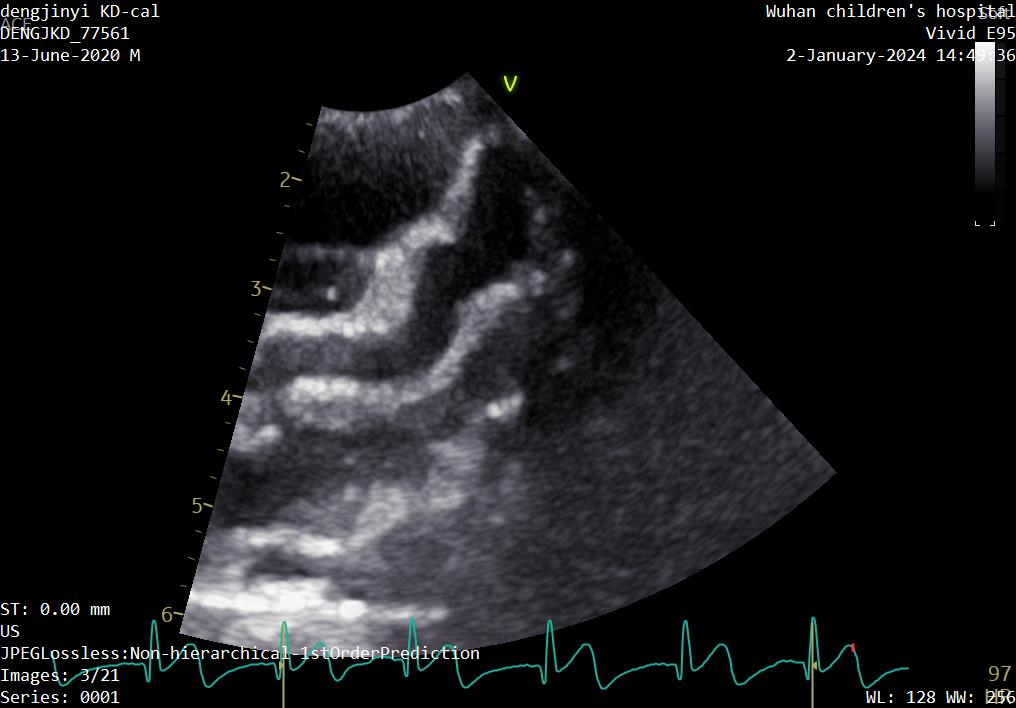
#> input picture KD/New/KD-3-dengjinyi/KD-3-dengjinyi/Series-001/jpg-img-00001-00003.jpg, 1016 x 708 px
$ python Analysis_SplitTest.py
#> lines starting #> are read from the running program, lines starting #| are printed output that depends on the picture; after the words box and inside, x2 and y2 are one past the last pixel; in counts of white or black regions, pixels touching at a corner belong together
import cv2
import numpy as np
import matplotlib.pyplot as plt


class ImageContourExtractor:
    def __init__(self, image_path, grid_size=(4, 4)):
        """
        Initialize the ImageContourExtractor with an image and grid size.

        Parameters:
            image_path (str): Path to the input image.
            grid_size (tuple): Tuple (W, H) specifying the number of horizontal and vertical divisions.
        """
#> called with grid_size = (4, 4)
        self.image = cv2.imread(image_path, cv2.IMREAD_GRAYSCALE)
        self.grid_size = grid_size
        self.h, self.w = self.image.shape
        self.W, self.H = grid_size
        self.h_step, self.w_step = self.h // self.H, self.w // self.W
        self.sub_images = []
        self.processed_regions = []

    def divide_image(self):
        """Divide the image into a grid of sub-regions."""
        for i in range(self.H):
            for j in range(self.W):
                sub_img = self.image[i * self.h_step:(i + 1) * self.h_step,
                          j * self.w_step:(j + 1) * self.w_step]
                self.sub_images.append((sub_img, (i, j)))

    def process_region(self, region):
        """
        Apply Otsu's thresholding and extract contours from a region.

        Parameters:
            region (numpy.ndarray): Image region.

        Returns:
            list: List of detected contours.
        """
        _, thresh = cv2.threshold(region, 0, 255, cv2.THRESH_BINARY + cv2.THRESH_OTSU)
        contours, _ = cv2.findContours(thresh, cv2.RETR_EXTERNAL, cv2.CHAIN_APPROX_SIMPLE)
        return contours

    def extract_contours(self):
        """Extract contours from all image sub-regions."""
        self.processed_regions = [(self.process_region(sub_img), pos) for sub_img, pos in self.sub_images]

    def draw_grid_boundaries(self, output_image):
        """Draw the grid boundaries on the output image."""
        for i in range(1, self.H):  # Draw horizontal lines
            y = i * self.h_step
            cv2.line(output_image, (0, y), (self.w, y), (255, 0, 0), 1)  # Blue lines

        for j in range(1, self.W):  # Draw vertical lines
            x = j * self.w_step
            cv2.line(output_image, (x, 0), (x, self.h), (255, 0, 0), 1)  # Blue lines

    def visualize_results(self):
        """Visualize the extracted contours and region boundaries on the original image."""
        output_image = cv2.cvtColor(self.image, cv2.COLOR_GRAY2BGR)

        # Draw contours
        for contours, (i, j) in self.processed_regions:
            for contour in contours:
                contour[:, 0, 0] += j * self.w_step  # Adjust x-coordinates
                contour[:, 0, 1] += i * self.h_step  # Adjust y-coordinates
                cv2.drawContours(output_image, [contour], -1, (0, 255, 0), 3)  # Green contours

        # Draw grid boundaries
        self.draw_grid_boundaries(output_image)

        # Show final result
        plt.figure(figsize=(10, 6))
        plt.imshow(output_image)
        plt.title("Extracted Contours and Region Boundaries")
        plt.axis("off")
        plt.show()

    def run(self):
        """Run the full pipeline: divide, extract contours, and visualize."""
        self.divide_image()
#> after the loop in divide_image, `for i in range(self.H):`: self.sub_images = 16 items
        self.extract_contours()
#> in process_region, `contours, _ = cv2.findContours(thresh, cv2.RETR_EXTERNAL, cv2.CHAIN_AP..`: contours = 41 contours, 25 with area under 20; largest, box (x1, y1, x2, y2) and area: (12, 8, 40, 39) 148, (1, 18, 11, 39) 120, (111, 5, 120, 17) 77, (61, 27, 70, 39) 75, (111, 49, 119, 61) 69
#> in process_region (call 2), `contours, _ = cv2.findContours(thresh, cv2.RETR_EXTERNAL, cv2.CHAIN_AP..`: contours = 29 contours, 26 with area under 20; largest, box (x1, y1, x2, y2) and area: (54, 78, 254, 177) 9994, (79, 150, 87, 165) 48, (250, 75, 254, 90) 26
#> in process_region (call 3), `contours, _ = cv2.findContours(thresh, cv2.RETR_EXTERNAL, cv2.CHAIN_AP..`: contours = 6 contours, 3 with area under 20; largest, box (x1, y1, x2, y2) and area: (0, 116, 29, 152) 481, (30, 151, 56, 177) 128, (0, 74, 11, 93) 89
#> in process_region (call 4), `contours, _ = cv2.findContours(thresh, cv2.RETR_EXTERNAL, cv2.CHAIN_AP..`: contours = 53 contours, 32 with area under 20; largest, box (x1, y1, x2, y2) and area: (204, 42, 233, 128) 1654, (216, 4, 253, 19) 216, (135, 49, 143, 61) 69, (205, 26, 213, 39) 57, (205, 8, 213, 21) 57
#> in process_region (call 5), `_, thresh = cv2.threshold(region, 0, 255, cv2.THRESH_BINARY + cv2.THRE..`:
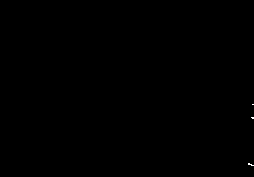
#> thresh: shape (177, 254); 0.04% white in thin lines or dots, all inside (x1, y1, x2, y2) = (248, 104, 254, 166)
#> in process_region (call 5), `contours, _ = cv2.findContours(thresh, cv2.RETR_EXTERNAL, cv2.CHAIN_AP..`: contours = 3 contours, all with area under 20
#> in process_region (call 6), `contours, _ = cv2.findContours(thresh, cv2.RETR_EXTERNAL, cv2.CHAIN_AP..`: contours = 19 contours, 13 with area under 20; largest, box (x1, y1, x2, y2) and area: (1, 0, 218, 177) 10724, (189, 105, 254, 177) 2234, (72, 109, 84, 123) 110, (62, 71, 70, 79) 30, (83, 73, 90, 81) 26, (0, 104, 7, 119) 22
#> in process_region (call 7), `contours, _ = cv2.findContours(thresh, cv2.RETR_EXTERNAL, cv2.CHAIN_AP..`: contours = 33 contours, 27 with area under 20; largest, box (x1, y1, x2, y2) and area: (0, 9, 74, 177) 6396, (122, 108, 219, 177) 2838, (69, 153, 87, 174) 167, (50, 162, 73, 177) 134, (48, 0, 65, 13) 72, (37, 157, 45, 165) 26
#> in process_region (call 8), `contours, _ = cv2.findContours(thresh, cv2.RETR_EXTERNAL, cv2.CHAIN_AP..`: contours = 2 contours, all with area under 20
#> in process_region (call 9), `contours, _ = cv2.findContours(thresh, cv2.RETR_EXTERNAL, cv2.CHAIN_AP..`: contours = 15 contours, 10 with area under 20; largest, box (x1, y1, x2, y2) and area: (228, 34, 254, 106) 1144, (208, 168, 254, 177) 169, (221, 36, 232, 51) 31, (249, 5, 254, 24) 22, (193, 144, 202, 159) 22
#> in process_region (call 10), `contours, _ = cv2.findContours(thresh, cv2.RETR_EXTERNAL, cv2.CHAIN_AP..`: contours = 24 contours, 15 with area under 20; largest, box (x1, y1, x2, y2) and area: (0, 83, 230, 177) 8177, (22, 0, 212, 77) 6002, (217, 44, 254, 69) 440, (0, 70, 28, 98) 438, (0, 40, 14, 61) 131
#> in process_region (call 11), `_, thresh = cv2.threshold(region, 0, 255, cv2.THRESH_BINARY + cv2.THRE..`:
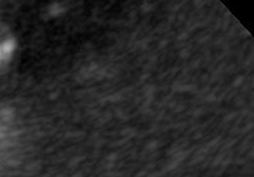
#> region: shape (177, 254); min 0, max 173, mean 38.8
#> in process_region (call 11), `contours, _ = cv2.findContours(thresh, cv2.RETR_EXTERNAL, cv2.CHAIN_AP..`: contours = 47 contours, 33 with area under 20; largest, box (x1, y1, x2, y2) and area: (0, 0, 254, 177) 25256, (0, 17, 21, 81) 686, (43, 2, 68, 20) 208, (48, 85, 66, 100) 76, (140, 0, 153, 13) 74
#> in process_region (call 12), `contours, _ = cv2.findContours(thresh, cv2.RETR_EXTERNAL, cv2.CHAIN_AP..`: contours = 1 contour; box (x1, y1, x2, y2) and area: (0, 39, 75, 177) 5226
#> in process_region (call 13), `contours, _ = cv2.findContours(thresh, cv2.RETR_EXTERNAL, cv2.CHAIN_AP..`: contours = 65 contours, 40 with area under 20; largest, box (x1, y1, x2, y2) and area: (173, 0, 254, 128) 6566, (50, 89, 254, 157) 708, (162, 76, 172, 91) 74, (41, 72, 50, 84) 71, (71, 72, 80, 84) 70
#> in process_region (call 14), `_, thresh = cv2.threshold(region, 0, 255, cv2.THRESH_BINARY + cv2.THRE..`:
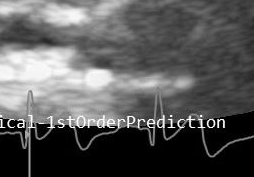
#> region: shape (177, 254); min 0, max 255, mean 88.8
#> in process_region (call 14), `contours, _ = cv2.findContours(thresh, cv2.RETR_EXTERNAL, cv2.CHAIN_AP..`: contours = 14 contours, 10 with area under 20; largest, box (x1, y1, x2, y2) and area: (0, 44, 232, 177) 12142, (0, 0, 138, 40) 3634, (88, 49, 116, 54) 65, (207, 119, 215, 128) 50
#> in process_region (call 15), `_, thresh = cv2.threshold(region, 0, 255, cv2.THRESH_BINARY + cv2.THRE..`:
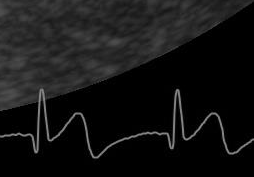
#> region: shape (177, 254); min 0, max 149, mean 20.3
#> in process_region (call 15), `contours, _ = cv2.findContours(thresh, cv2.RETR_EXTERNAL, cv2.CHAIN_AP..`: contours = 1 contour; box (x1, y1, x2, y2) and area: (0, 0, 254, 159) 17549
#> in process_region (call 16), `contours, _ = cv2.findContours(thresh, cv2.RETR_EXTERNAL, cv2.CHAIN_AP..`: contours = 14 contours, 6 with area under 20; largest, box (x1, y1, x2, y2) and area: (0, 86, 147, 177) 499, (224, 158, 253, 173) 292, (184, 160, 204, 172) 89, (227, 135, 237, 150) 70, (165, 160, 173, 172) 66, (104, 160, 114, 172) 41, (145, 160, 153, 172) 25, (239, 135, 249, 150) 20
#> in extract_contours, `self.processed_regions = [(self.process_region(sub_img), pos) for sub_..`: self.processed_regions = 16 items
        self.visualize_results()
#> the loop in visualize_results, `for contours, (i, j) in self.processed_regions:` made 16 passes
#> (i, j) on passes 1, 2, 3, 4, 6, 7, 9, 10: (0, 0), (0, 1), (0, 2), (0, 3), (1, 1), (1, 2), (2, 0), (2, 1)
#> after the loop in visualize_results, `for contours, (i, j) in self.processed_regions:`:
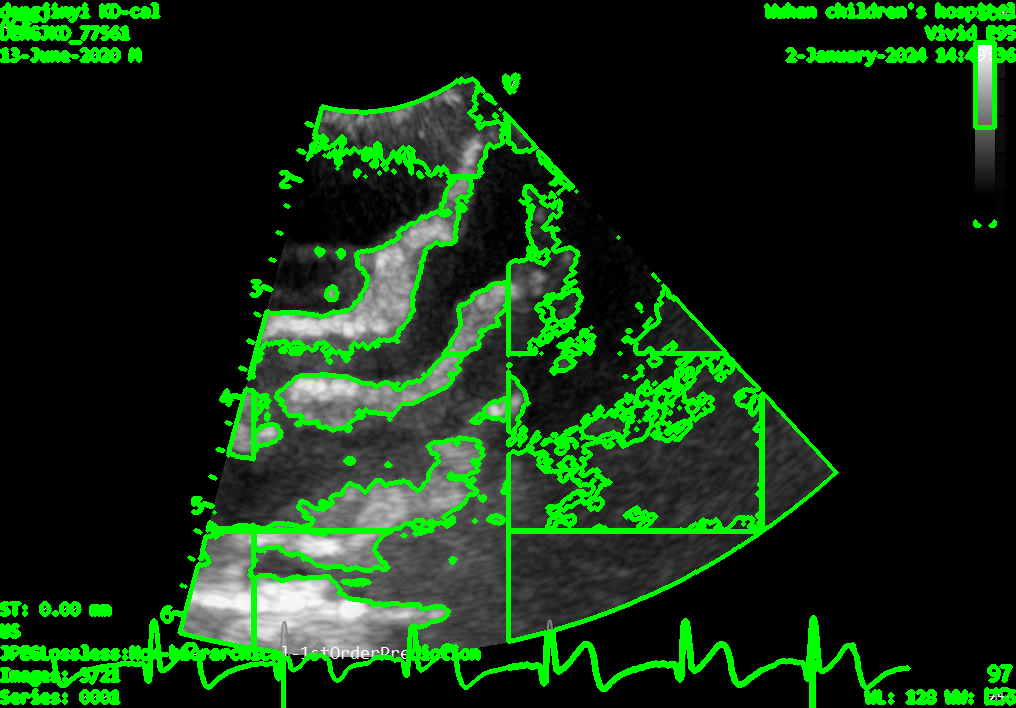
#> output_image: shape (708, 1016, 3); mean B, G, R 18.3, 46.8, 18.3
#> after the loop in visualize_results, `for contours, (i, j) in self.processed_regions:`: contour = contour of 245 points, box (x1, y1, x2, y2) (762, 617, 909, 708), area 499
#> after the loop in draw_grid_boundaries, `for i in range(1, self.H):`:
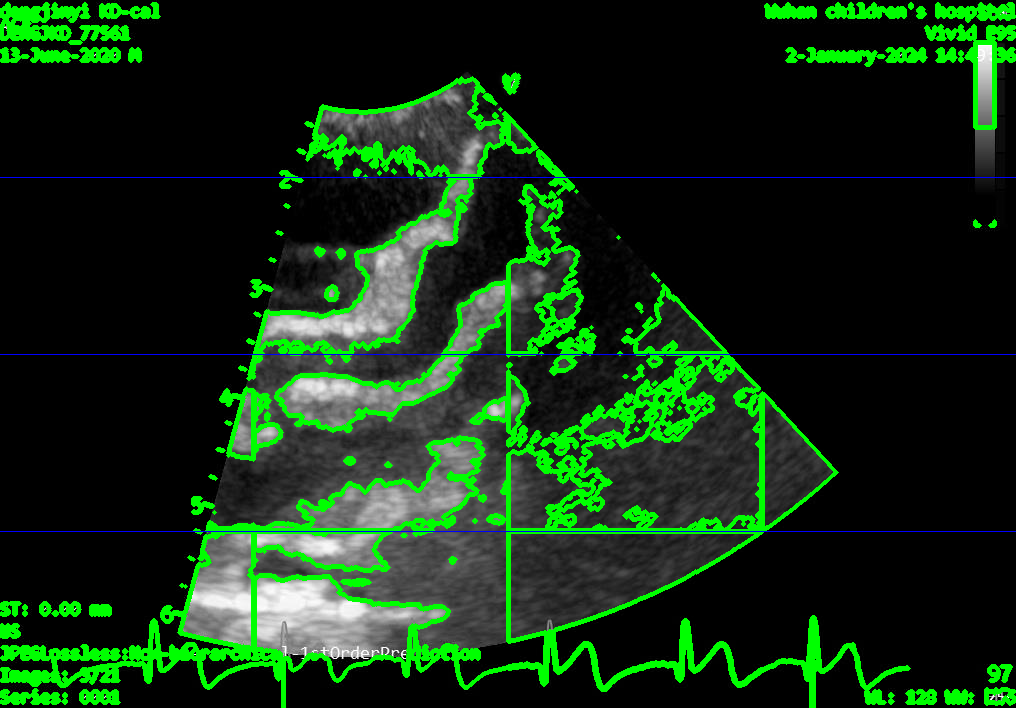
#> output_image: shape (708, 1016, 3); 0.42% of pixels changed, all inside (x1, y1, x2, y2) = (0, 177, 1016, 532)
#> after the loop in draw_grid_boundaries, `for j in range(1, self.W):`:
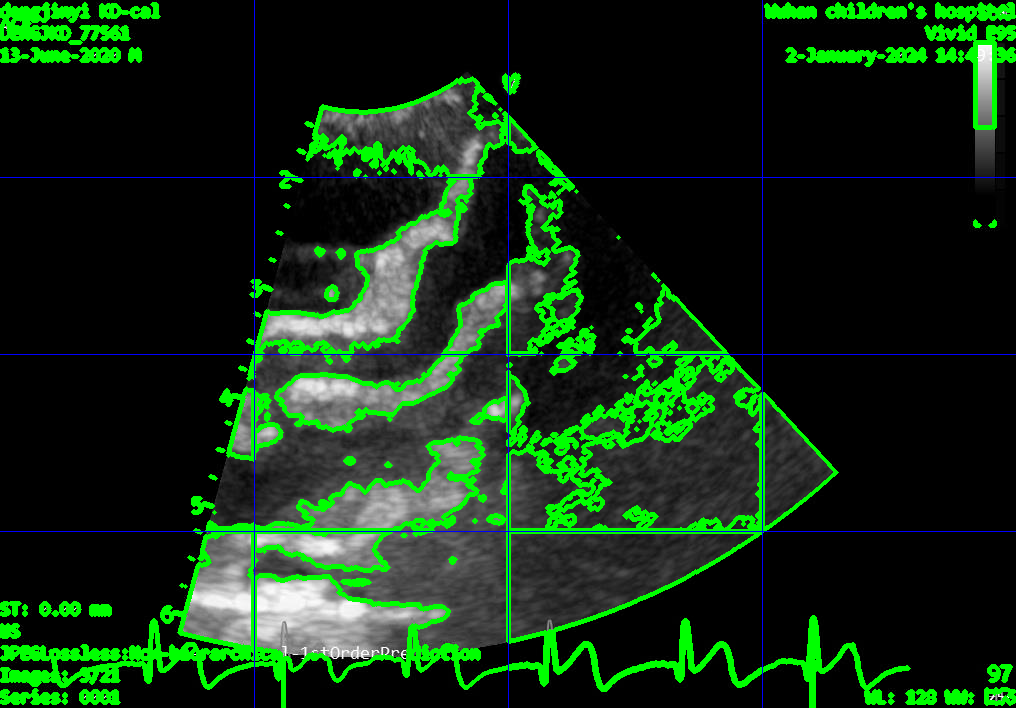
#> output_image: shape (708, 1016, 3); 0.29% of pixels changed, all inside (x1, y1, x2, y2) = (254, 0, 763, 708)


# Usage Example
image_path = r"KD/New/KD-3-dengjinyi/KD-3-dengjinyi/Series-001/jpg-img-00001-00003.jpg"  # Replace with your image path
extractor = ImageContourExtractor(image_path, grid_size=(4, 4))
extractor.run()
